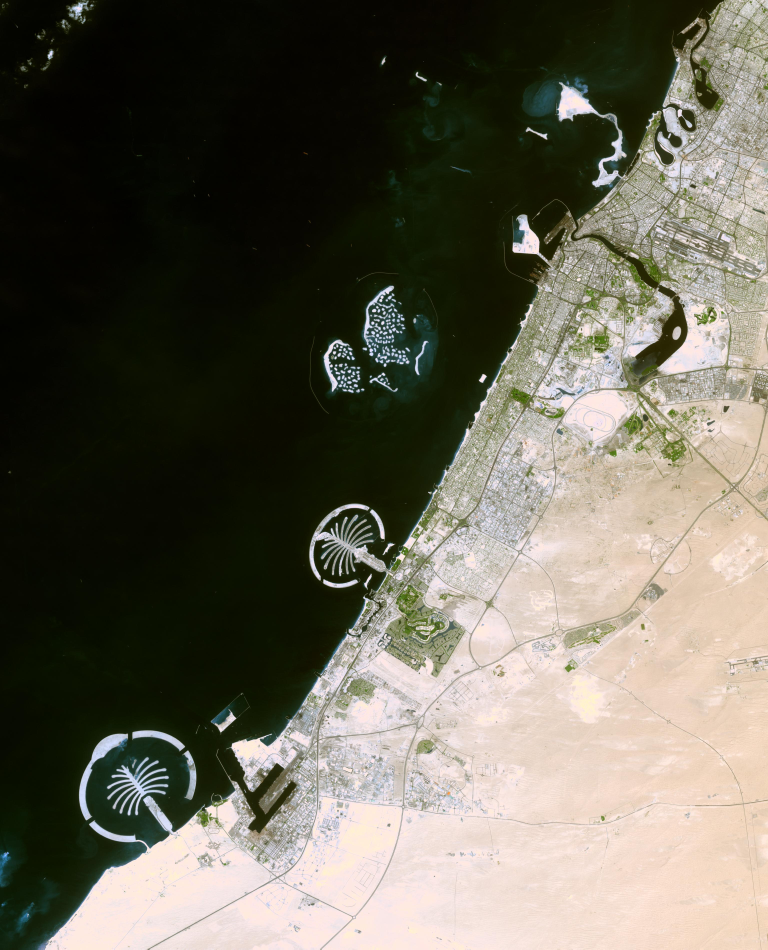
#> input picture productions/dubai/visuals/palm2.jpg, 3072 x 3797 px (shown at 1/4 size)
$ python build_transition.py ../../../../thumbnail.jpg ../../../../thumbnail_concept.png
#> lines starting #> are read from the running program, lines starting #| are printed output that depends on the picture
### orbitalatlas/easing.py
"""Easing curves and scalar interpolation. All easing functions map [0,1] -> [0,1] with f(0)=0, f(1)=1
(out_back overshoots in between by design)."""
import math


def clamp(x, a=0.0, b=1.0):
    return max(a, min(b, x))


def seg(t, t0, t1):
    """normalised position of t inside [t0, t1], clamped to 0..1 (a step if the interval is empty)."""
    return clamp((t - t0) / (t1 - t0)) if t1 > t0 else float(t >= t1)


def lerp(a, b, t):
    return a + (b - a) * t


def lerp_log(a, b, t):
    """interpolate positive quantities (zoom, height) at constant perceived rate."""
    return math.exp(lerp(math.log(a), math.log(b), t))


def linear(t): return clamp(t)
def smooth(t): t = clamp(t); return t * t * (3 - 2 * t)
def smoother(t): t = clamp(t); return t * t * t * (t * (6 * t - 15) + 10)
def in_quad(t): t = clamp(t); return t * t
def out_quad(t): t = clamp(t); return 1 - (1 - t) ** 2
def in_out_quad(t): t = clamp(t); return 2 * t * t if t < 0.5 else 1 - (-2 * t + 2) ** 2 / 2
def in_cubic(t): t = clamp(t); return t ** 3
def out_cubic(t): t = clamp(t); return 1 - (1 - t) ** 3
def in_out_cubic(t): t = clamp(t); return 4 * t ** 3 if t < 0.5 else 1 - (-2 * t + 2) ** 3 / 2
def in_expo(t): t = clamp(t); return 0.0 if t == 0 else 2 ** (10 * t - 10) * (1 if t < 1 else 1)
def out_expo(t): t = clamp(t); return 1.0 if t == 1 else 1 - 2 ** (-10 * t)


# [4 lines left out: function in_out_expo, not called in this run]


def out_back(t, s=1.70158):
    t = clamp(t) - 1
    return 1 + t * t * ((s + 1) * t + s)


def cubic_bezier(x1, y1, x2, y2):
    """CSS-style cubic-bezier easing through (0,0), (x1,y1), (x2,y2), (1,1); x is solved by bisection."""
    def bx(u): return 3 * (1 - u) ** 2 * u * x1 + 3 * (1 - u) * u * u * x2 + u ** 3
    def by(u): return 3 * (1 - u) ** 2 * u * y1 + 3 * (1 - u) * u * u * y2 + u ** 3

    # [8 lines left out: function f, not called in this run]
    return f


EASINGS = {
    "linear": linear, "smooth": smooth, "smoother": smoother, "in_quad": in_quad, "out_quad": out_quad,
    "in_out_quad": in_out_quad, "in_cubic": in_cubic, "out_cubic": out_cubic, "in_out_cubic": in_out_cubic,
    "in_expo": in_expo, "out_expo": out_expo, "in_out_expo": in_out_expo, "out_back": out_back,
    # camera-friendly names
    "camera": smoother, "ease": cubic_bezier(0.25, 0.1, 0.25, 1.0), "whip": in_out_expo,
}


# [33 lines left out: functions get, pchip_slopes, hermite, not called in this run]

### productions/dubai/motion/transition_proof/build_transition.py
"""EP002 transition proof V2: CesiumJS descent (real GIBS imagery, real 3D camera) -> GeoFocus hand-off -> NASA ASTER 2006 still (Palm Jumeirah).
Usage: python3 build_transition.py CESIUM_FRAMES_DIR OUT_DIR [--palm2 PATH]   (frames f0000.png.. rendered by tools/cesium_proof/run_frames.js)
The hand-off is a SCALE/POSITION match chosen by eye (Palm Jumeirah at screen 0.38, 0.73), not a georegistration of the two sources.
V3: GeoFocus replaced by a soft Palm-centred radial dissolve (no iris edge). V2 changes: Cesium side is tone/sharpness-matched to the ASTER crop (UI treatment of the render, never applied to ASTER), rack-focus on arrival,
shared film grain, final 1.5 s = slow push + drift that brings the Palm to the third, persistent soft spotlight and a leader-line label on the Palm.
Engine pieces used: orbitalatlas.transitions.GeoFocus, orbitalatlas.easing."""
import sys, os, glob
import numpy as np
from PIL import Image, ImageDraw, ImageFont, ImageFilter
sys.path.insert(0, os.path.abspath(os.path.join(os.path.dirname(__file__), '../../../..')))
from orbitalatlas.transitions import warp
from orbitalatlas import easing as E

W, H, FPS, DUR = 1280, 720, 24, 5.0
T_GF0, T_GF = 2.0, 1.8
FOCUS = (487 / 1280, 527 / 720)            # Palm at hand-off
END = (0.40, 0.52)                         # Palm at the end (third-ish, leaves room for the label on the left)
FONT = '/usr/share/fonts/truetype/dejavu/DejaVuSans-Bold.ttf'
cdir, out = sys.argv[1], sys.argv[2]
palm = sys.argv[sys.argv.index('--palm2') + 1] if '--palm2' in sys.argv else os.path.join(os.path.dirname(__file__), '../../visuals/palm2.jpg')
os.makedirs(out, exist_ok=True)
ces = sorted(glob.glob(os.path.join(cdir, 'f*.png'))); nc = len(ces)
pm = Image.open(palm).convert('RGB')
#> pm is the input picture: PIL image 3072x3797 RGB; mean R, G, B 104.1, 100.8, 87.8
# larger ASTER window (Palm sits at (948, 913) in it) so the end drift never runs out of image; 0.7245 = 1920/2650 as in V1
S0 = 1920 / 2650
hi = pm.crop((50, 850, 3050, 2700)).resize((round(3000 * S0), round(1850 * S0)), Image.LANCZOS)
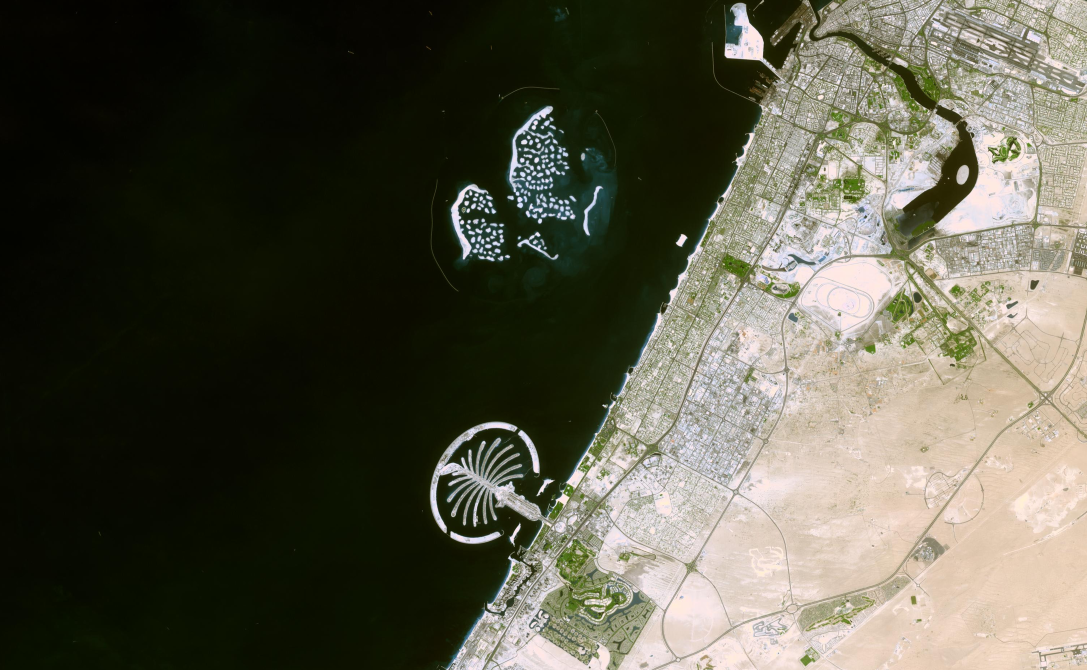
#> hi: PIL image 2174x1340 RGB (shown at 1/2 size); mean R, G, B 89.3, 87.8, 72.9
PALM_HI = ((1358 - 50) * S0, (2111 - 850) * S0)
T_SOFT0, T_SOFT = 2.2, 1.5
_yy, _xx = np.mgrid[0:H, 0:W].astype(np.float32)
_D = np.hypot(_xx - FOCUS[0] * W, _yy - FOCUS[1] * H); _FAR = float(np.hypot(max(FOCUS[0] * W, W - FOCUS[0] * W), max(FOCUS[1] * H, H - FOCUS[1] * H)))
def soft(a, b, u):
    """V3 hand-off: very soft radial dissolve centred on the Palm (feather 0.30 H, no iris edge, no dimming of the frame);
    A drifts in 1.0->1.10x toward the Palm, B settles 1.10->1.0x. Replaces the V2 GeoFocus spotlight."""
    e = E.smoother(E.clamp(u)); c = (FOCUS[0] * W, FOCUS[1] * H)
    R = E.lerp(0.02 * H, _FAR + 0.36 * H, e); v = np.clip((R - _D) / (0.30 * H), 0, 1); m = (v * v * (3 - 2 * v))[..., None]
    A = np.asarray(warp(a, E.lerp(1.0, 1.10, e), c, c), np.float32) * (1 - 0.12 * e)
    B = np.asarray(warp(b, E.lerp(1.10, 1.0, e), c, c), np.float32)
    return Image.fromarray(np.clip(A * (1 - m) + B * m, 0, 255).astype(np.uint8))
rng = np.random.default_rng(2)

def aster(s, pos):
    """ASTER window at scale s with the Palm at output fraction pos (pure similarity transform, no tilt)."""
#> called with s = 1, pos = (0.38, 0.732)
    dx, dy = pos[0] * 1920, pos[1] * 1080
    return hi.transform((1920, 1080), Image.AFFINE, (1 / s, 0, PALM_HI[0] - dx / s, 0, 1 / s, PALM_HI[1] - dy / s), resample=Image.BICUBIC, fillcolor=(3, 8, 6))
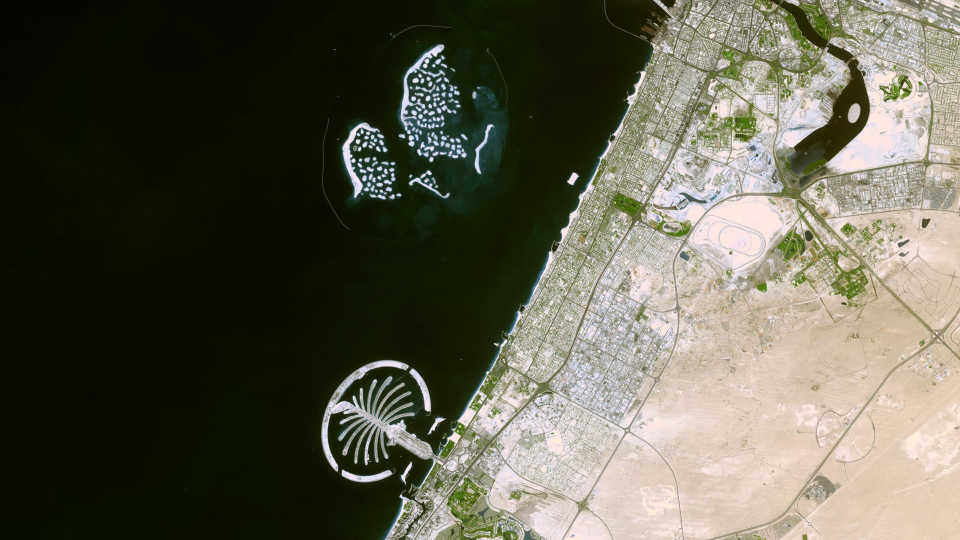
#> returned value: PIL image 1920x1080 RGB (shown at 1/2 size); mean R, G, B 95.3, 94.1, 78.5
# colour statistics of the target (ASTER start window) for tone matching of the Cesium render
ref = np.asarray(aster(1.0, FOCUS).resize((W, H), Image.LANCZOS), np.float32).reshape(-1, 3); MU, SD = ref.mean(0), ref.std(0)
#> after `MU, SD = (ref.mean(0), ref.std(0))`: MU = [95.31, 94.09, 78.41]; SD = [94.57, 87.07, 89.16]
def match(img, k):
    a = np.asarray(img, np.float32); m, s = a.reshape(-1, 3).mean(0), a.reshape(-1, 3).std(0) + 1e-3
    t = (a - m) / s * SD + MU; return Image.fromarray(np.clip(a * (1 - k) + t * k, 0, 255).astype(np.uint8))
def f(s): return ImageFont.truetype(FONT, s)
def pill(img, xy, text, a, size=17):
    if a <= 0.01: return
    o = Image.new('RGBA', img.size, (0, 0, 0, 0)); d = ImageDraw.Draw(o); ft = f(size); w = d.textlength(text, font=ft)
    d.rounded_rectangle([xy[0], xy[1], xy[0] + w + 22, xy[1] + size + 14], 6, fill=(8, 14, 22, int(200 * a)))
    d.text((xy[0] + 11, xy[1] + 6), text, font=ft, fill=(205, 222, 235, int(255 * a))); img.alpha_composite(o)
def ring(img, c, r, a, wd=3):
    if a <= 0.01: return
    o = Image.new('RGBA', img.size, (0, 0, 0, 0)); ImageDraw.Draw(o).ellipse([c[0] - r, c[1] - r, c[0] + r, c[1] + r], outline=(255, 196, 90, int(255 * a)), width=wd); img.alpha_composite(o)
def label(img, c, t, t0):
    k = E.out_cubic(E.clamp((t - t0) / 0.5))
    if k <= 0.01: return
    o = Image.new('RGBA', img.size, (0, 0, 0, 0)); d = ImageDraw.Draw(o); ft = f(30); txt = 'PALM JUMEIRAH'
    ex, ey = 64, c[1] - 175                                                    # text block upper-left of the Palm
    wtxt = sum(d.textlength(ch, font=ft) + 8 for ch in txt)
    p0 = (ex + wtxt * 0.55, ey + 44); p1 = (c[0] - 80 * s * 0.72, c[1] - 80 * s * 0.72)               # leader: from under the text to the ring
    q = (p0[0] + (p1[0] - p0[0]) * k, p0[1] + (p1[1] - p0[1]) * k)
    d.line([p0, q], fill=(255, 196, 90, int(230 * k)), width=2)
    x = ex
    for i, ch in enumerate(txt):
        kk = E.clamp(((t - t0) / 0.6) * (len(txt) + 3) - i); d.text((x, ey + (1 - E.out_cubic(kk)) * 12), ch, font=ft, fill=(255, 196, 90, int(255 * kk))); x += d.textlength(ch, font=ft) + 8
    img.alpha_composite(o)
def spot(fr, c, a):
    """persistent soft spotlight: outside ~0.30H dims by up to 50 % (UI layer; ASTER pixels under the Palm untouched)"""
    if a <= 0.01: return fr
    yy, xx = np.mgrid[0:H, 0:W].astype(np.float32); d = np.hypot(xx - c[0], yy - c[1]); r = 0.27 * H
    u = np.clip((d - r) / (0.35 * H), 0, 1); k = 1 - 0.50 * a * (u * u * (3 - 2 * u))
    return Image.fromarray(np.clip(np.asarray(fr.convert('RGB'), np.float32) * k[..., None], 0, 255).astype(np.uint8)).convert('RGBA')

for i in range(int(DUR * FPS)):
    t = i / FPS
#> (the run stopped early here; a loop or call above may not have finished)
